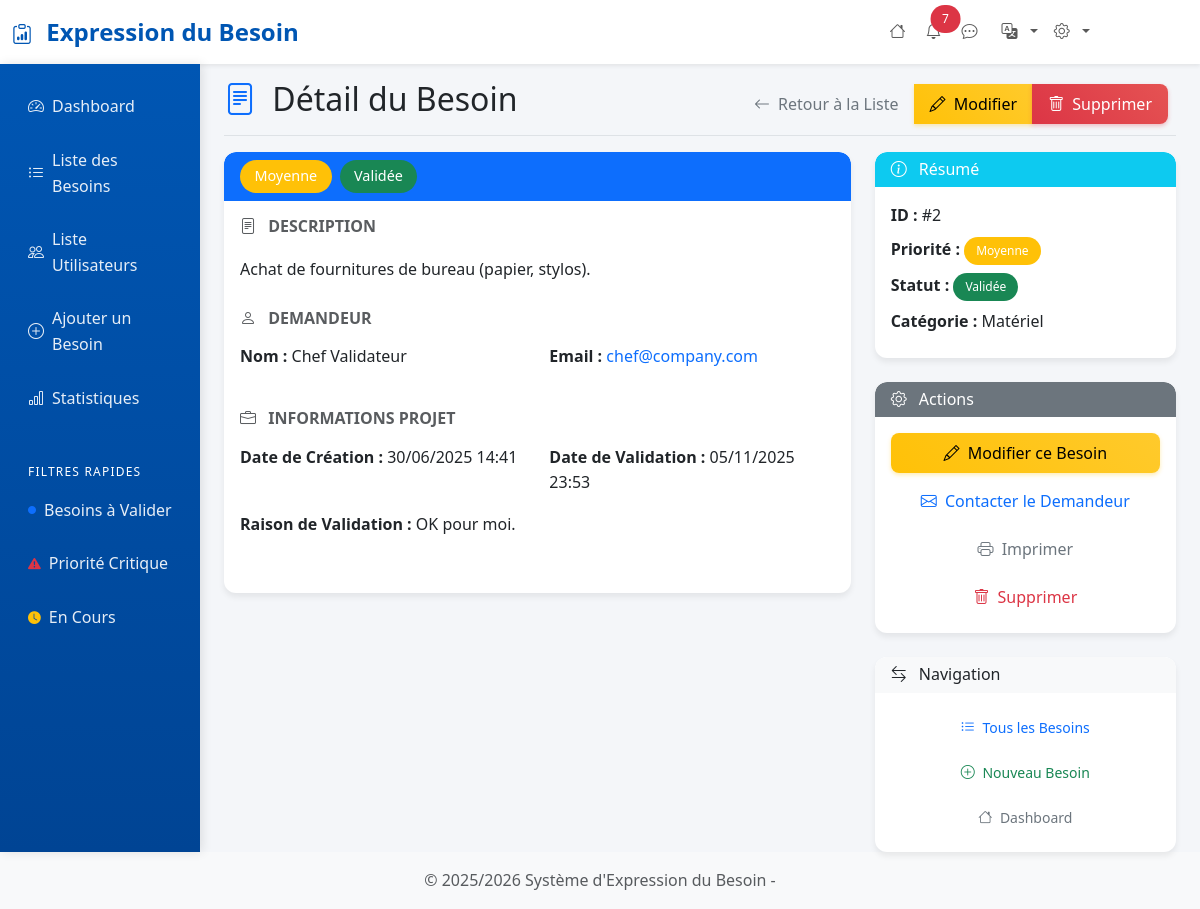
Page /pages/detail-besoin.php?id=2 (signed in) on the committed database.
### tables this page shows
CREATE TABLE `demandes` (
  `id` int(11) NOT NULL,
  `user_id` int(11) NOT NULL,
  `type_besoin_id` int(11) NOT NULL,
  `description` text NOT NULL,
  `urgence` enum('Faible','Moyenne','Urgente') NOT NULL DEFAULT 'Faible',
  `statut` enum('En attente','En cours de validation','Traitée') NOT NULL DEFAULT 'En attente',
  `date_creation` datetime DEFAULT current_timestamp()
);

CREATE TABLE `users` (
  `id` int(11) NOT NULL,
  `nom` varchar(255) NOT NULL,
  `email` varchar(255) NOT NULL,
  `password` varchar(255) NOT NULL,
  `role` enum('Demandeur','Validateur','Administrateur') NOT NULL DEFAULT 'Demandeur',
  `created_at` timestamp NOT NULL DEFAULT current_timestamp(),
  `service_id` int(11) NOT NULL DEFAULT 1
);

CREATE TABLE `validation` (
  `id` int(11) NOT NULL,
  `demande_id` int(11) NOT NULL,
  `validateur_id` int(11) NOT NULL,
  `commentaire` text DEFAULT NULL,
  `statut_validation` enum('Validée','Rejetée') NOT NULL,
  `date_validation` datetime DEFAULT current_timestamp()
);

CREATE TABLE `types_besoins` (
  `id` int(11) NOT NULL,
  `libelle` varchar(100) NOT NULL
);

### pages/detail-besoin.php (the view, shortened to what the rows shown need)
<?php
include '../includes/header.php';
$id = intval($_GET['id'] ?? 0);
$editMode = isset($_GET['edit']) && $_GET['edit'] == '1';
$besoin = null;
try {
    $besoin = getBesoinById($id);
} catch (Exception $e) {
    setFlashMessage('error', 'Erreur lors du chargement du besoin : ' . $e->getMessage());
}
?>
<div class="d-flex justify-content-between flex-wrap flex-md-nowrap align-items-center pt-3 pb-2 mb-3 border-bottom">
    <h1 class="h2">
        <i class="bi bi-file-text me-2 text-primary"></i>
        <?php echo $editMode ? 'Modifier le Besoin' : 'Détail du Besoin'; ?>
    </h1>
</div>
<div class="row">
    <div class="col-lg-8">
        <?php if ($editMode): ?>
        <div class="card">
            <div class="card-header bg-warning text-dark">
                <h5 class="card-title mb-0">
                    <i class="bi bi-pencil me-2"></i>
                    Modification du Besoin
                </h5>
            </div>
            <div class="card-body">
                <form method="POST" id="editBesoinForm" novalidate>
                    <input type="hidden" name="csrf_token" value="<?php echo $csrfToken; ?>">
                    <div class="row mb-4">
                        <div class="col-12">
                            <h6 class="text-muted text-uppercase fw-bold mb-3">
                                <i class="bi bi-info-circle me-2"></i>
                                Informations Générales
                            </h6>
                        </div>
                        <div class="col-md-6 mb-3">
                            <label for="priorite" class="form-label">Priorité *</label>
                            <select class="form-select" id="priorite" name="priorite" required>
                                <option value="Faible"
                                    <?php echo ($besoin['urgence'] === 'Faible') ? 'selected' : ''; ?>>
                                    Faible
                                </option>
                                <option value="Moyenne"
                                    <?php echo ($besoin['urgence'] === 'Moyenne') ? 'selected' : ''; ?>>
                                    Moyenne
                                </option>
                                <option value="Urgente"
                                    <?php echo ($besoin['urgence'] === 'Urgente') ? 'selected' : ''; ?>>
                                    Critique
                                </option>
                            </select>
                        </div>
                        <div class="col-md-6 mb-3">
                            <label for="statut" class="form-label">Statut *</label>
                            <select class="form-select" id="statut" name="statut" required>
                                <option value="En attente"
                                    <?php echo ($besoin['statut_final'] === 'En attente') ? 'selected' : ''; ?>>
                                    En attente
                                </option>
                                <option value="En cours de validation"
                                    <?php echo ($besoin['statut_final'] === 'En cours de validation') ? 'selected' : ''; ?>>
                                    En cours de validation
                                </option>
                                <option value="Traitée"
                                    <?php echo ($besoin['statut_final'] === 'Traitée') ? 'selected' : ''; ?>>
                                    Traitée
                                </option>
                                <option value="Validée"
                                    <?php echo ($besoin['statut_final'] === 'Validée') ? 'selected' : ''; ?>>
                                    Validée
                                </option>
                                <option value="Rejetée"
                                    <?php echo ($besoin['statut_final'] === 'Rejetée') ? 'selected' : ''; ?>>
                                    Rejetée
                                </option>
                            </select>
                        </div>
                        <div class="col-md-12 mb-3">
                            <label for="categorie" class="form-label">Catégorie *</label>
                            <select class="form-select" id="categorie" name="categorie" required>
                                <option value="">Sélectionnez une catégorie</option>
                                <option value="1"
                                    <?php echo (($besoin['type_besoin'] ?? '') == '1') ? 'selected' : ''; ?>>
                                    Matériel
                                </option>
                                <option value="2"
                                    <?php echo (($besoin['type_besoin'] ?? '') == '2') ? 'selected' : ''; ?>>
                                    Logiciel
                                </option>
                                <option value="3" <?php echo (($besoin['type_besoin'] ?? '') == '3') ? 'selected' : ''; ?>>
                                    Service
                                </option>
                                <option value="4"
                                    <?php echo (($besoin['type_besoin'] ?? '') === '4') ? 'selected' : ''; ?>>
                                    Autre
                                </option>
                            </select>
                        </div>
                        <div class="col-12 mb-3">
                            <label for="description" class="form-label">Description Détaillée *</label>
                            <textarea class="form-control" id="description" name="description" rows="5"
                                required><?php echo htmlspecialchars($besoin['description']); ?></textarea>
                        </div>
                    </div>
                    <div class="row mb-4">
                        <div class="col-12">
                            <h6 class="text-muted text-uppercase fw-bold mb-3">
                                <i class="bi bi-person me-2"></i>
                                Informations du Demandeur
                            </h6>
                        </div>
                        <div class="col-md-6 mb-3">
                            <label for="demandeur_nom" class="form-label">Nom Complet *</label>
                            <input type="text" class="form-control" id="demandeur_nom" name="demandeur_nom"
                                value="<?php echo htmlspecialchars($besoin['demandeur_nom']); ?>" required
                                maxlength="100" readonly>
                        </div>
                        <div class="col-md-6 mb-3">
                            <label for="demandeur_email" class="form-label">Adresse Email *</label>
                            <input type="email" class="form-control" id="demandeur_email" name="demandeur_email"
                                value="<?php echo htmlspecialchars($besoin['demandeur_email']); ?>" required
                                maxlength="150" readonly>
                        </div>
                    </div>
                    <div class="row">
                        <div class="col-12">
                            <hr>
                            <div class="d-flex justify-content-between">
                                <a href="detail-besoin.php?id=<?php echo $id; ?>" class="btn btn-outline-secondary">
                                    <i class="bi bi-x me-1"></i>
                                    Annuler
                                </a>
                                <button type="submit" class="btn btn-warning">
                                    <i class="bi bi-check-circle me-1"></i>
                                    Mettre à Jour
                                </button>
                            </div>
                        </div>
                    </div>
                </form>
            </div>
        </div>
        <?php else: ?>
        <div class="card">
            <div class="card-header bg-primary text-white d-flex justify-content-between align-items-center">
                <div class="d-flex gap-2">
                    <span class="badge bg-<?php echo getPriorityClass($besoin['urgence']); ?> fs-6">
                        <?php echo $besoin['urgence']; ?>
                    </span>
                    <span class="badge bg-<?php echo getPriorityClass($besoin['statut_final']); ?> fs-6">
                        <?php echo $besoin['statut_final']; ?>
                    </span>
                </div>
            </div>
            <div class="card-body">
                <div class="mb-4">
                    <h6 class="text-muted text-uppercase fw-bold mb-3">
                        <i class="bi bi-file-text me-2"></i>
                        Description
                    </h6>
                    <p class="text-justify lh-lg">
                        <?php echo nl2br(htmlspecialchars($besoin['description'])); ?>
                    </p>
                </div>
                <div class="mb-4">
                    <h6 class="text-muted text-uppercase fw-bold mb-3">
                        <i class="bi bi-person me-2"></i>
                        Demandeur
                    </h6>
                    <div class="row">
                        <div class="col-md-6">
                            <p><strong>Nom :</strong> <?php echo htmlspecialchars($besoin['demandeur_nom']); ?></p>
                        </div>
                        <div class="col-md-6">
                            <p><strong>Email :</strong>
                                <a href="mailto:<?php echo htmlspecialchars($besoin['demandeur_email']); ?>"
                                    class="text-decoration-none">
                                    <?php echo htmlspecialchars($besoin['demandeur_email']); ?>
                                </a>
                            </p>
                        </div>
                    </div>
                </div>
                <div class="mb-4">
                    <h6 class="text-muted text-uppercase fw-bold mb-3">
                        <i class="bi bi-briefcase me-2"></i>
                        Informations Projet
                    </h6>
                    <div class="row">
                        <div class="col-md-6">
                            <p><strong>Date de Création :</strong>
                                <?php echo formatDateTime($besoin['date_creation']); ?>
                            </p>
                        </div>
                        <?php if($besoin['statut_final'] === 'Validée' || $besoin['statut_final'] === 'Rejetée'):?>
                            <div class="col-md-6">
                                <p><strong>Date de <?php echo $besoin['statut_final'] === 'Validée' ? 'Validation' : 'Rejetée'; ?> :</strong>
                                    <?php echo formatDateTime($besoin['date_validation']); ?>
                                </p>
                            </div>
                        <?php endif; ?>
                        <?php if($besoin['statut_final'] === 'Validée' || $besoin['statut_final'] === 'Rejetée'):?>
                            <div class="col-md-6">
                                <p><strong>Raison de <?php echo $besoin['statut_final'] === 'Validée' ? 'Validation' : 'Rejetée'; ?> :</strong>
                                    <?php echo $besoin['commentaire']; ?>
                                </p>
                            </div>
                        <?php endif; ?>
                    </div>
                </div>
            </div>
        </div>
        <?php endif; ?>
    </div>
    <div class="col-lg-4">
        <div class="card mb-4">
            <div class="card-body">
                <ul class="list-unstyled mb-0">
                    <li class="mb-2">
                        <strong>ID :</strong> #<?php echo $besoin['id']; ?>
                    </li>
                    <li class="mb-2">
                        <strong>Priorité :</strong>
                        <span class="badge bg-<?php echo getPriorityClass($besoin['urgence']); ?>">
                            <?php echo getPriorityLabel($besoin['urgence']); ?>
                        </span>
                    </li>
                    <li class="mb-2">
                        <strong>Statut :</strong>
                        <span class="badge bg-<?php echo getPriorityClass($besoin['statut_final']); ?>">
                        </span>
                    </li>
                    <li class="mb-2">
                        <strong>Catégorie :</strong> <?php echo htmlspecialchars($besoin['type_besoin']); ?>
                    </li>
                </ul>
            </div>
        </div>
    </div>
</div>
<?php include '../includes/footer.php'; ?>

### rows in the picture
demandes: urgence "Moyenne", description "Achat de fournitures de bureau (papier, stylos).", user.nom "Chef Validateur", user.email "chef@company.com", date_creation "30/06/2025 14:41", validation.date_validation "05/11/2025 23:53", validation.commentaire "OK pour moi.", id "2", type_besoin.libelle "Matériel"

### other values in the picture
getSetence('header_title') "Expression du Besoin"
$unreadCount "7"
$besoin['statut_final'] "Validée"
